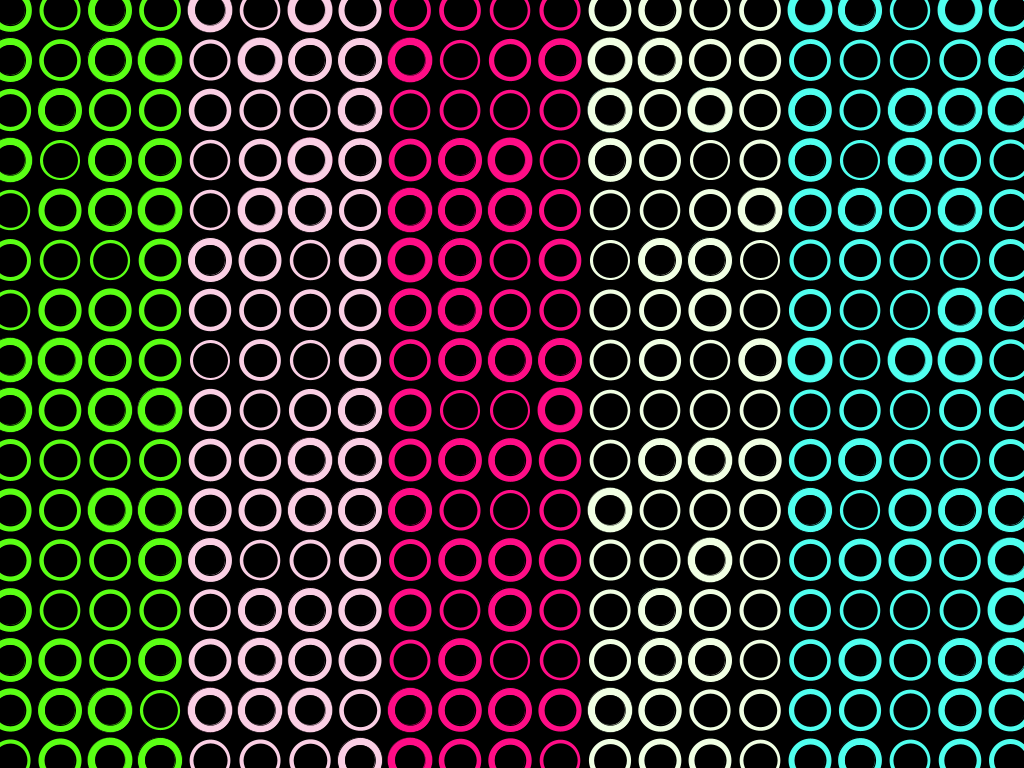
Frame 1 (no input)
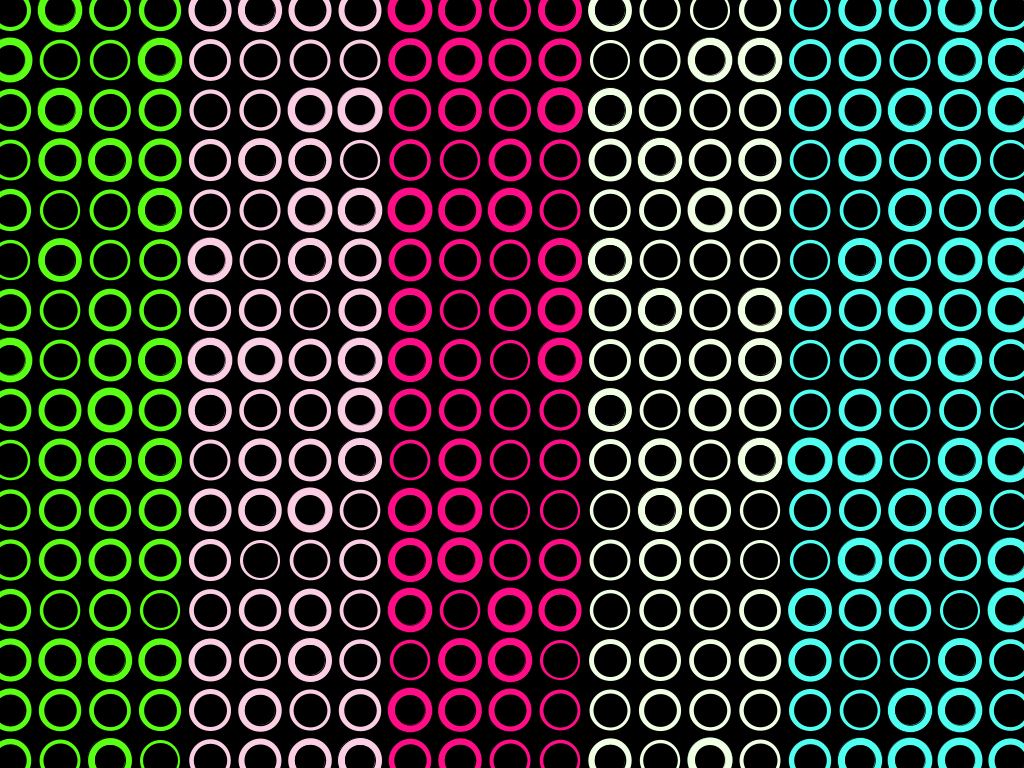
Frame 2 (the mouse pressed at the canvas centre, redrawn once)

The Processing sketch that drew these frames (run headless with seeded random() and noise(); the mouse was pressed at the canvas centre and the sketch redrawn once):

// Processing sketch: processing_147667
// ── processing_147667.pde

// Konkuk University
// Department of Dynamic Media
// SOS iDesign
// Name: PARK Jeungeun
// ID:wjddms6847

void setup() {
  size (1024, 768);
  smooth();
  noLoop();
}

void draw() {
  background(0);

   for (int a = 10; a<1024; a = a+50) {
   for (int b = 10; b<768; b = b+50) {

   fill(80,255,239);
   ellipse(a, b, 45, 45);
   fill(0);
   ellipse(a, b, 30, 30);
   strokeWeight(random(5));
  }
  }
  
   for (int c = 10; c<800; c = c+50) {
   for (int d = 10; d<768; d = d+50) {

   fill(240,255,227);
   ellipse(c, d, 45, 45);
   fill(0);
   ellipse(c, d, 30, 30);
   strokeWeight(random(5));
  }
  }
  
  for (int e = 10; e<600; e = e+50) {
  for (int f = 10; f<768; f = f+50) {

  fill(255,13,134);
  ellipse(e, f, 45, 45);
  fill(0);
  ellipse(e, f, 30, 30);
  strokeWeight(random(5));
  }
  }

 for (int g = 10; g<400; g = g+50) {
 for (int h = 10; h<768; h = h+50) {
 
  fill(250,207,228);
  ellipse(g, h, 45, 45);
  fill(0);
  ellipse(g, h, 30, 30);
  strokeWeight(random(5));
  }
  } 
  
  for (int i = 10; i<200; i = i+50) {
  for (int j = 10; j<768; j = j+50) {

  fill(90,255,21);
  ellipse(i, j, 45, 45);
  fill(0);
  ellipse(i, j, 30, 30);
  strokeWeight(random(5));
      
  }
  } 
  }
  void keyPressed() {
  background(0);
  redraw();
 } 
